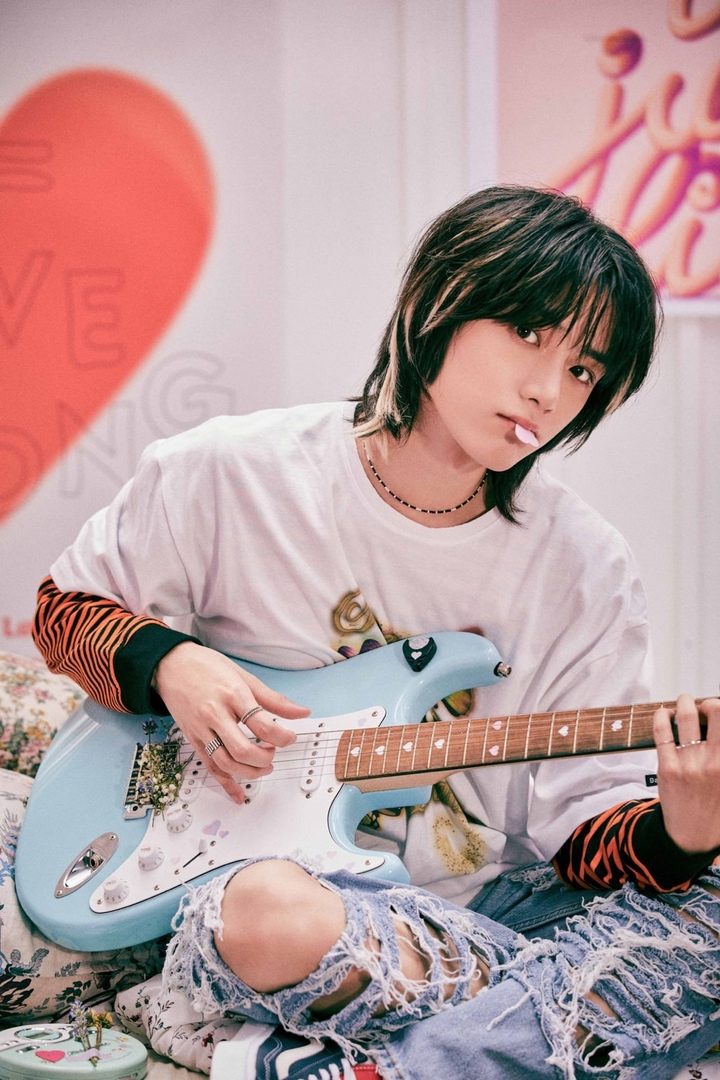
#> input picture gyu.jpg, 720 x 1080 px
$ python histogram2.py
#> lines starting #> are read from the running program, lines starting #| are printed output that depends on the picture
import cv2 as cv
import numpy as np
import matplotlib.pyplot as plt
img = cv.imread("gyu.jpg")
#> img is the input picture: shape (1080, 720, 3); mean B, G, R 155.6, 154.8, 182
gray = cv.cvtColor(img, cv.COLOR_BGR2GRAY)
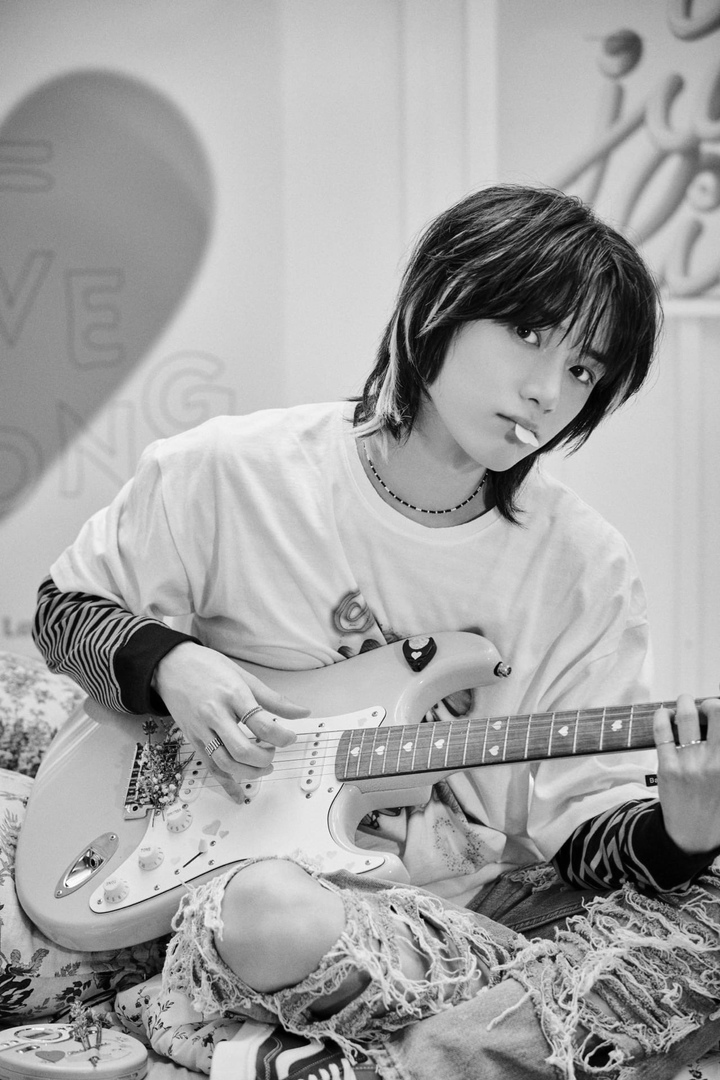
#> gray: shape (1080, 720); min 0, max 255, mean 163.1
blank = np.zeros(img.shape[:2], dtype = 'uint8')
grayhist= cv.calcHist([gray], [0], None, [256], [0,256])
#> grayhist = 256 values, max 15513 at index 205, min 3 at index 255, mean 3037.5
plt.figure()
plt.title("gray")
plt.xlabel("x")
plt.ylabel("#pxl")
plt.plot(grayhist)
plt.xlim(0, 256)
plt.show()
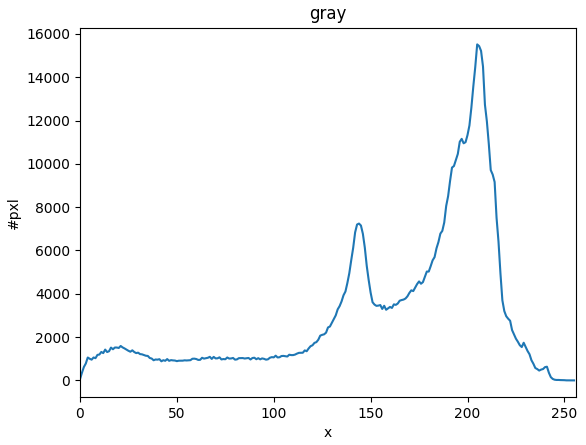
#> figure drawn by matplotlib, 1 panel; curve peaks at x = 205, y = 15513

$ run again, with yeoo.jpg copied over gyu.jpg
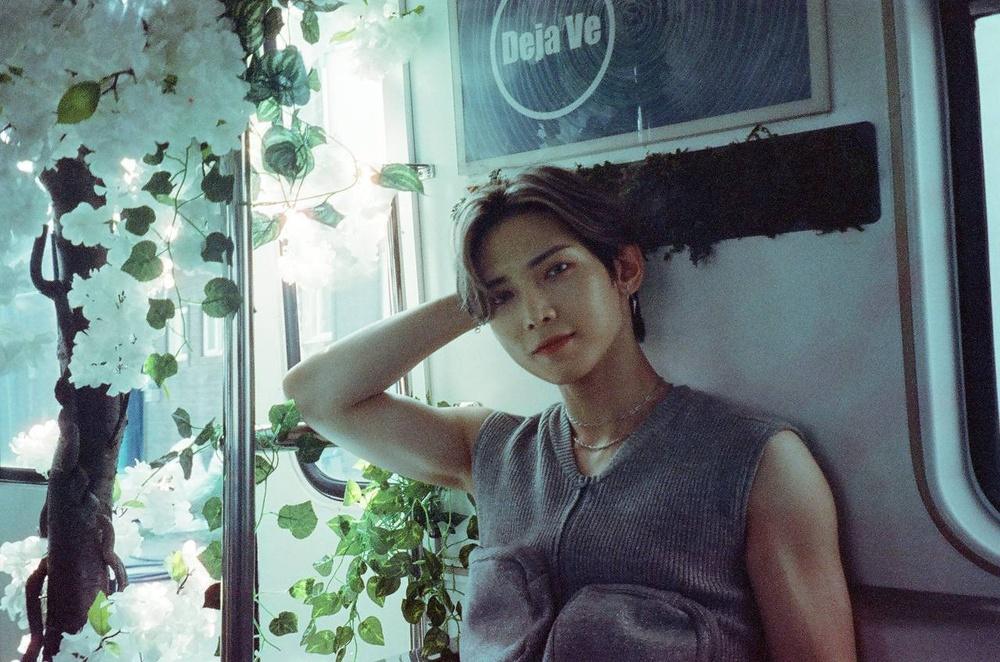
#> input picture yeoo.jpg, 1000 x 662 px, shrunk from 1280 x 848 before the run
#> img is the input picture: shape (662, 1000, 3); mean B, G, R 123.1, 122.5, 108.8
#> `gray = cv.cvtColor(img, cv.COLOR_BGR2GRAY)`:
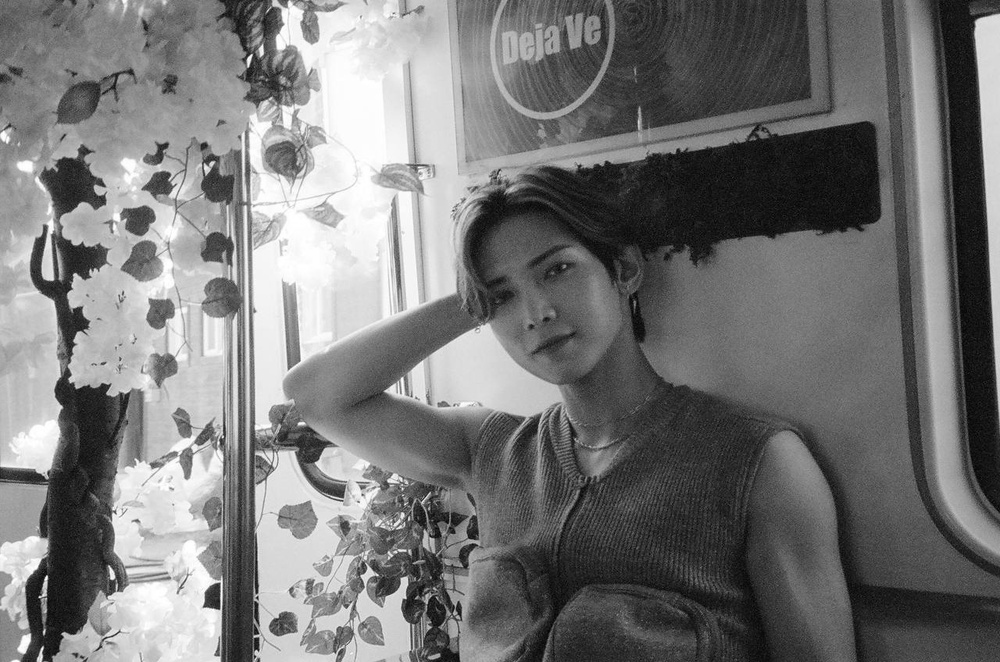
#> gray: shape (662, 1000); min 1, max 255, mean 118.5
#> grayhist = 256 values, max 4489 at index 108, min 0 at index 0, mean 2585.9
#> `plt.show()`:
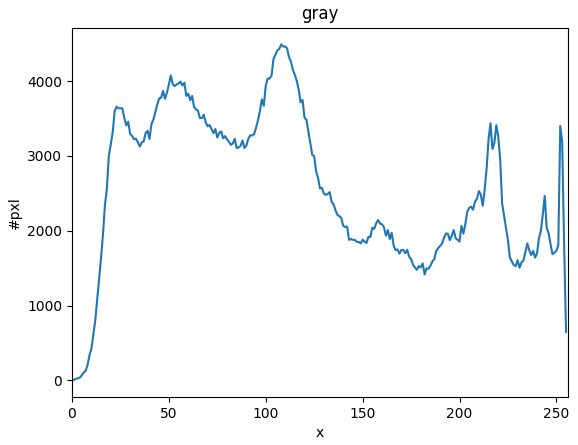
#> figure drawn by matplotlib, 1 panel; curve peaks at x = 108, y = 4489
